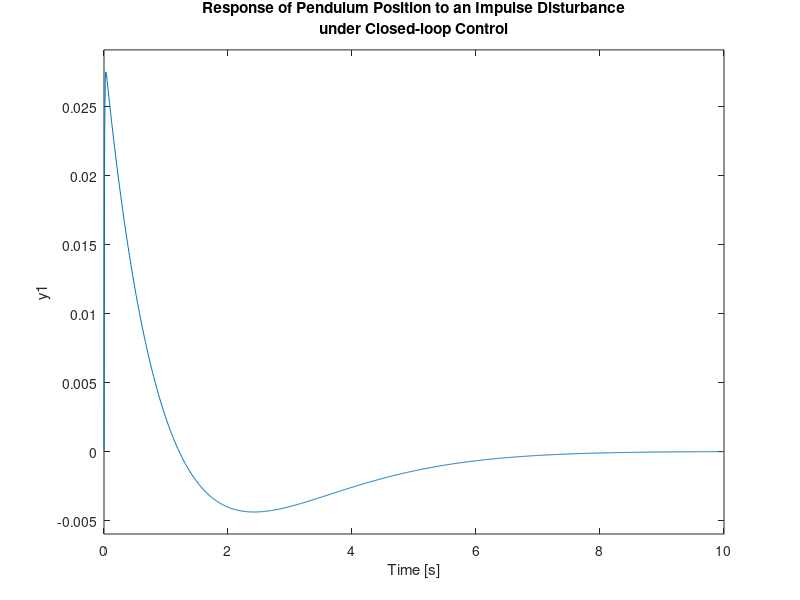
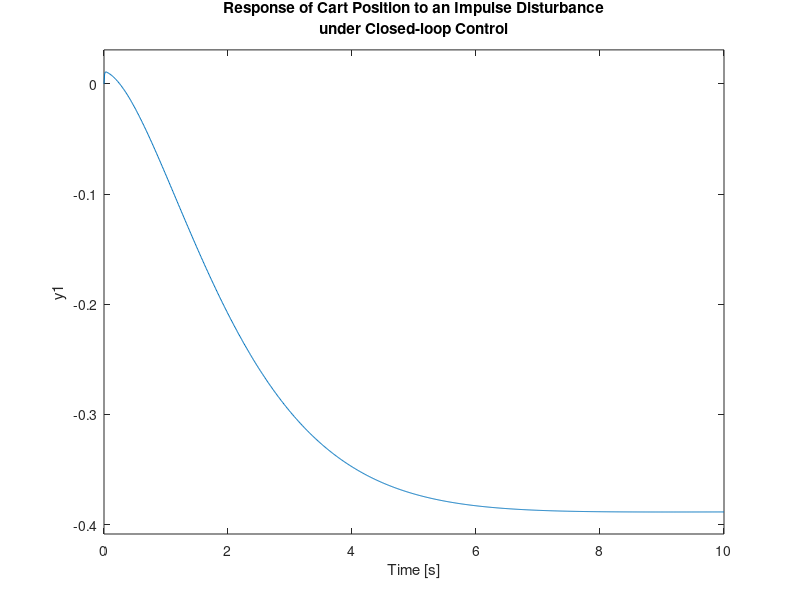

Write MATLAB code to recreate these figures, in order.
M = 0.5;
m = 0.2;
b = 0.1;
I = 0.006;
g = 9.8;
l = 0.3;
q = (M+m)*(I+m*l^2)-(m*l)^2;
s = tf('s');
P_pend = (m*l*s/q)/(s^3 + (b*(I + m*l^2))*s^2/q - ((M + m)*m*g*l)*s/q - b*m*g*l/q)

zeros = zero(P_pend)
poles = pole(P_pend)


K = 35
C = K*(((s+1)*(s+0.7491))/s);
T = feedback(P_pend,C);
t = 0:0.01:10;
impulse(T,t), grid
title({'Response of Pendulum Position to an Impulse Disturbance';'under Closed-loop Control'});

figure
P_cart = (((I+m*l^2)/q)*s^2 - (m*g*l/q))/(s^4 + (b*(I + m*l^2))*s^3/q - ((M + m)*m*g*l)*s^2/q - b*m*g*l*s/q);
T2 = feedback(1,P_pend*C)*P_cart;
T2 = minreal(T2);
t = 0:0.01:10;
impulse(T2, t), grid
title({'Response of Cart Position to an Impulse Disturbance';'under Closed-loop Control'});